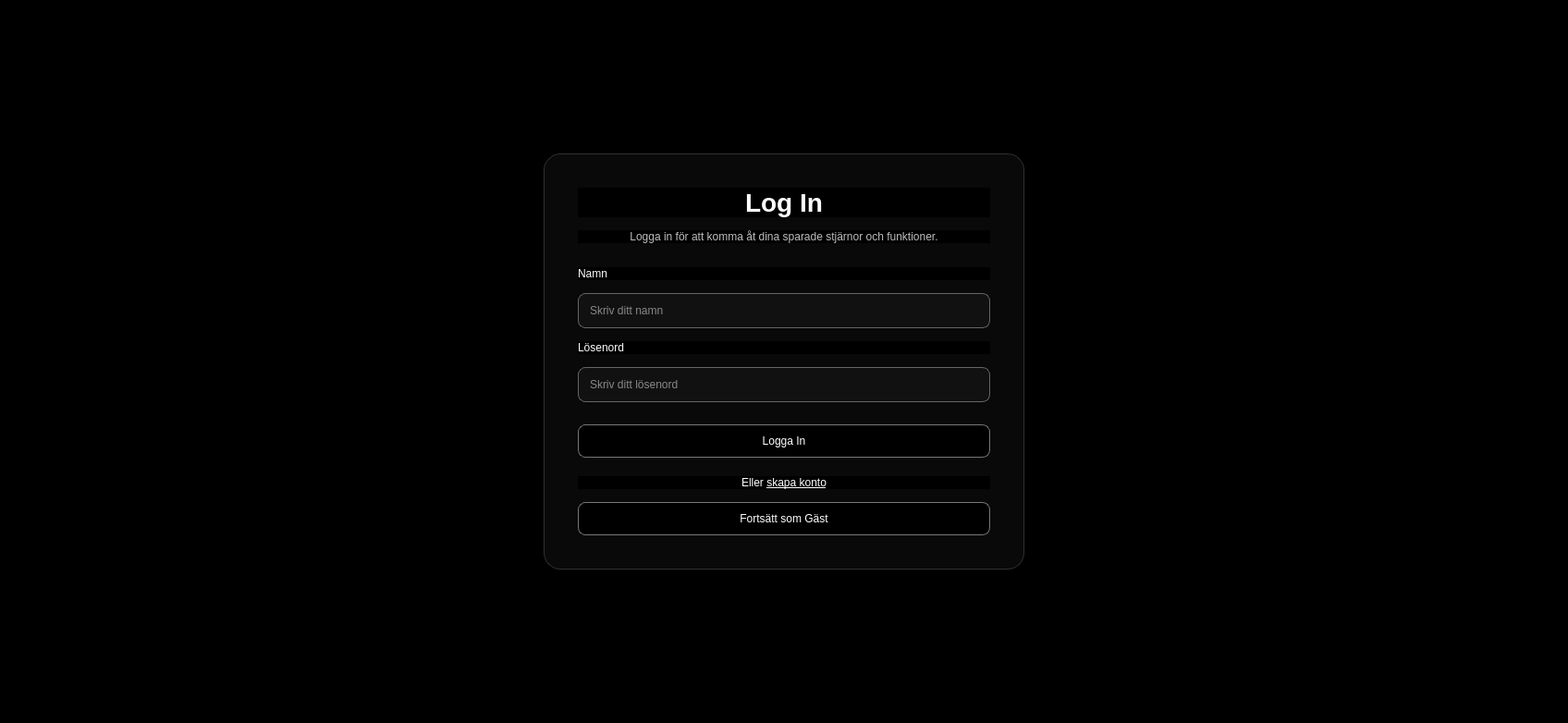
<?xml version="1.0" encoding="UTF-8"?>
<ui version="4.0">
 <class>LogInPage</class>
 <widget class="QWidget" name="LogInPage">
  <property name="geometry">
   <rect>
    <x>0</x>
    <y>0</y>
    <width>1696</width>
    <height>782</height>
   </rect>
  </property>
  <property name="windowTitle">
   <string>Log In</string>
  </property>
  <property name="styleSheet">
   <string notr="true">QWidget {
    background-color: black;
    color: white;
}

QFrame#cardFrame {
    background-color: #090909;
    border: 1px solid #303030;
    border-radius: 18px;
}

QLabel#titleLabel {
    font-size: 28px;
    font-weight: bold;
    color: white;
}

QLabel#descriptionLabel {
    color: #bdbdbd;
}

QLineEdit {
    border: 1px solid #666666;
    border-radius: 8px;
    padding: 10px;
    background-color: #111111;
    color: white;
}

QLineEdit:focus {
    border: 1px solid #aaaaaa;
}

QPushButton {
    color: white;
    background-color: black;
    border: 1px solid #777777;
    border-radius: 8px;
    padding: 10px 14px;
}

QPushButton:hover {
    border-color: #aaaaaa;
}

QLabel#linkLabel {
    color: white;
}</string>
  </property>
  <layout class="QVBoxLayout" name="verticalLayout">
   <item>
    <spacer name="topSpacer">
     <property name="orientation">
      <enum>Qt::Orientation::Vertical</enum>
     </property>
     <property name="sizeHint" stdset="0">
      <size>
       <width>20</width>
       <height>80</height>
      </size>
     </property>
    </spacer>
   </item>
   <item>
    <layout class="QHBoxLayout" name="horizontalLayout">
     <item>
      <spacer name="leftSpacer">
       <property name="orientation">
        <enum>Qt::Orientation::Horizontal</enum>
       </property>
       <property name="sizeHint" stdset="0">
        <size>
         <width>300</width>
         <height>20</height>
        </size>
       </property>
      </spacer>
     </item>
     <item>
      <widget class="QFrame" name="cardFrame">
       <property name="minimumSize">
        <size>
         <width>520</width>
         <height>0</height>
        </size>
       </property>
       <property name="maximumSize">
        <size>
         <width>520</width>
         <height>16777215</height>
        </size>
       </property>
       <property name="frameShape">
        <enum>QFrame::Shape::StyledPanel</enum>
       </property>
       <property name="frameShadow">
        <enum>QFrame::Shadow::Raised</enum>
       </property>
       <layout class="QVBoxLayout" name="cardLayout">
        <property name="spacing">
         <number>14</number>
        </property>
        <property name="leftMargin">
         <number>36</number>
        </property>
        <property name="topMargin">
         <number>36</number>
        </property>
        <property name="rightMargin">
         <number>36</number>
        </property>
        <property name="bottomMargin">
         <number>36</number>
        </property>
        <item>
         <widget class="QLabel" name="titleLabel">
          <property name="text">
           <string>Log In</string>
          </property>
          <property name="alignment">
           <set>Qt::AlignmentFlag::AlignCenter</set>
          </property>
         </widget>
        </item>
        <item>
         <widget class="QLabel" name="descriptionLabel">
          <property name="text">
           <string>Logga in för att komma åt dina sparade stjärnor och funktioner.</string>
          </property>
          <property name="alignment">
           <set>Qt::AlignmentFlag::AlignCenter</set>
          </property>
          <property name="wordWrap">
           <bool>true</bool>
          </property>
         </widget>
        </item>
        <item>
         <spacer name="headerSpacer">
          <property name="orientation">
           <enum>Qt::Orientation::Vertical</enum>
          </property>
          <property name="sizeHint" stdset="0">
           <size>
            <width>20</width>
            <height>12</height>
           </size>
          </property>
         </spacer>
        </item>
        <item>
         <widget class="QLabel" name="nameLabel">
          <property name="text">
           <string>Namn</string>
          </property>
         </widget>
        </item>
        <item>
         <widget class="QLineEdit" name="nameLineEdit">
          <property name="placeholderText">
           <string>Skriv ditt namn</string>
          </property>
         </widget>
        </item>
        <item>
         <widget class="QLabel" name="passwordLabel">
          <property name="text">
           <string>Lösenord</string>
          </property>
         </widget>
        </item>
        <item>
         <widget class="QLineEdit" name="passwordLineEdit">
          <property name="echoMode">
           <enum>QLineEdit::EchoMode::Password</enum>
          </property>
          <property name="placeholderText">
           <string>Skriv ditt lösenord</string>
          </property>
         </widget>
        </item>
        <item>
         <spacer name="buttonSpacer">
          <property name="orientation">
           <enum>Qt::Orientation::Vertical</enum>
          </property>
          <property name="sizeHint" stdset="0">
           <size>
            <width>20</width>
            <height>10</height>
           </size>
          </property>
         </spacer>
        </item>
        <item>
         <widget class="QPushButton" name="logInButton">
          <property name="cursor">
           <cursorShape>PointingHandCursor</cursorShape>
          </property>
          <property name="text">
           <string>Logga In</string>
          </property>
         </widget>
        </item>
        <item>
         <spacer name="linkSpacer">
          <property name="orientation">
           <enum>Qt::Orientation::Vertical</enum>
          </property>
          <property name="sizeHint" stdset="0">
           <size>
            <width>20</width>
            <height>6</height>
           </size>
          </property>
         </spacer>
        </item>
        <item>
         <widget class="QLabel" name="linkLabel">
          <property name="text">
           <string>&lt;html&gt;&lt;head/&gt;&lt;body&gt;&lt;p align=&quot;center&quot;&gt;Eller &lt;a href=&quot;createAccount&quot;&gt;&lt;span style=&quot; text-decoration: underline; color:#ffffff;&quot;&gt;skapa konto&lt;/span&gt;&lt;/a&gt;&lt;/p&gt;&lt;/body&gt;&lt;/html&gt;</string>
          </property>
          <property name="textFormat">
           <enum>Qt::TextFormat::RichText</enum>
          </property>
          <property name="alignment">
           <set>Qt::AlignmentFlag::AlignCenter</set>
          </property>
          <property name="textInteractionFlags">
           <set>Qt::TextInteractionFlag::LinksAccessibleByMouse</set>
          </property>
         </widget>
        </item>
        <item>
         <widget class="QPushButton" name="continueAsGuestButton">
          <property name="cursor">
           <cursorShape>PointingHandCursor</cursorShape>
          </property>
          <property name="text">
           <string>Fortsätt som Gäst</string>
          </property>
         </widget>
        </item>
       </layout>
      </widget>
     </item>
     <item>
      <spacer name="rightSpacer">
       <property name="orientation">
        <enum>Qt::Orientation::Horizontal</enum>
       </property>
       <property name="sizeHint" stdset="0">
        <size>
         <width>300</width>
         <height>20</height>
        </size>
       </property>
      </spacer>
     </item>
    </layout>
   </item>
   <item>
    <spacer name="bottomSpacer">
     <property name="orientation">
      <enum>Qt::Orientation::Vertical</enum>
     </property>
     <property name="sizeHint" stdset="0">
      <size>
       <width>20</width>
       <height>80</height>
      </size>
     </property>
    </spacer>
   </item>
  </layout>
 </widget>
 <resources/>
 <connections/>
</ui>
